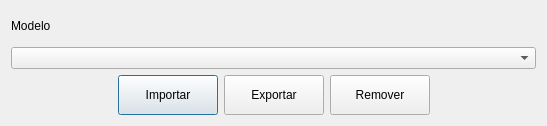
<?xml version="1.0" encoding="UTF-8"?>
<ui version="4.0">
 <class>ManageModels</class>
 <widget class="QDialog" name="ManageModels">
  <property name="geometry">
   <rect>
    <x>0</x>
    <y>0</y>
    <width>547</width>
    <height>126</height>
   </rect>
  </property>
  <property name="windowTitle">
   <string>Gerenciar modelos</string>
  </property>
  <layout class="QVBoxLayout" name="verticalLayout">
   <item>
    <widget class="QLabel" name="label">
     <property name="text">
      <string>Modelo</string>
     </property>
    </widget>
   </item>
   <item>
    <widget class="QComboBox" name="cbx_model"/>
   </item>
   <item>
    <layout class="QHBoxLayout" name="horizontalLayout">
     <item>
      <spacer name="horizontalSpacer">
       <property name="orientation">
        <enum>Qt::Horizontal</enum>
       </property>
       <property name="sizeHint" stdset="0">
        <size>
         <width>40</width>
         <height>20</height>
        </size>
       </property>
      </spacer>
     </item>
     <item>
      <widget class="QPushButton" name="btn_import">
       <property name="minimumSize">
        <size>
         <width>100</width>
         <height>40</height>
        </size>
       </property>
       <property name="text">
        <string>Importar</string>
       </property>
      </widget>
     </item>
     <item>
      <widget class="QPushButton" name="btn_export">
       <property name="minimumSize">
        <size>
         <width>100</width>
         <height>40</height>
        </size>
       </property>
       <property name="text">
        <string>Exportar</string>
       </property>
      </widget>
     </item>
     <item>
      <widget class="QPushButton" name="btn_remove">
       <property name="minimumSize">
        <size>
         <width>100</width>
         <height>40</height>
        </size>
       </property>
       <property name="text">
        <string>Remover</string>
       </property>
      </widget>
     </item>
     <item>
      <spacer name="horizontalSpacer_2">
       <property name="orientation">
        <enum>Qt::Horizontal</enum>
       </property>
       <property name="sizeHint" stdset="0">
        <size>
         <width>40</width>
         <height>20</height>
        </size>
       </property>
      </spacer>
     </item>
    </layout>
   </item>
  </layout>
 </widget>
 <resources/>
 <connections/>
</ui>
